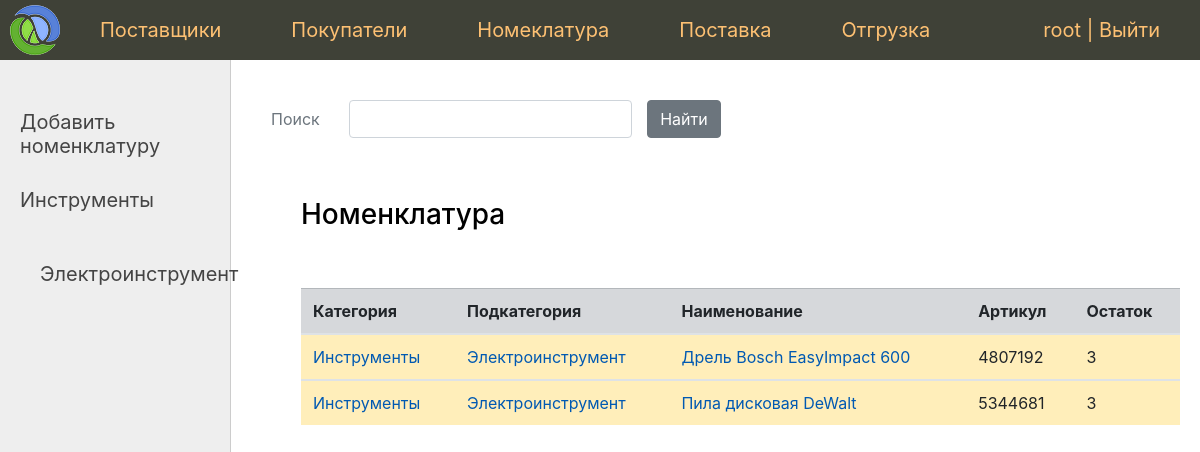
The app's page /nomenclature/ (signed in) with its own data.
### app/nomenclature/models.py (models this page shows, shortened)
class Category(models.Model):
    name = models.CharField('Категория', max_length=100, unique=True)
    def __str__(self):
        return self.name
    def get_absolute_url(self):
        return reverse('category', kwargs={'pk': self.pk})
    class Meta:
        verbose_name = 'Категория'
        verbose_name_plural = 'Категории'

class SubCategory(models.Model):
    name = models.CharField('Подкатегория', max_length=100, unique=True)
    category = models.ForeignKey(
        Category,
        on_delete=models.CASCADE,
        verbose_name='Категория'
    )
    def __str__(self):
        return self.name
    def get_absolute_url(self):
        return reverse('subcategory', kwargs={'pk': self.pk})
    class Meta:
        verbose_name = 'Подкатегория'
        verbose_name_plural = 'Подкатегории'

class Nomenclature(models.Model):
    name = models.CharField('Наименование', max_length=100)
    article = models.IntegerField('Артикул', unique=True)
    price = models.IntegerField('Цена')
    subcategory = models.ForeignKey(
        SubCategory,
        on_delete=models.CASCADE,
        verbose_name='Подкатегория'
    )
    def get_absolute_url(self):
        return reverse('nomenclature', kwargs={'pk': self.pk})
    class Meta:
        verbose_name = 'Номенклатура'
        verbose_name_plural = 'Номенклатура'

### app/nomenclature/views.py (the view)
# urls.py: path('nomenclature/', NomenclatureListView.as_view(),
class NomenclatureListView(SuperUserRequiredMixin, DataMixin, ListView):
    model = Nomenclature
    template_name = 'nomenclature/list.html'
    context_object_name = 'nomenclatures'
    def get_context_data(self, *, object_list=None, **kwargs):
        context = super().get_context_data(**kwargs)
        context.update(
            self.get_user_context(
                title='Номенклатура',
                subcats=get_subcats(),
                search_form=SearchForm(data=self.request.GET)
            )
        )
        return context
    def get_queryset(self):
        query = self.request.GET.get('search', '')
        return get_nomenclatures_list(query)

### app/core/forms.py
class SearchForm(forms.Form):
    search = forms.CharField(
        label='Поиск',
        widget=forms.TextInput(
            attrs={'class': 'form-control'}
        )
    )

### app/core/mixin.py (called while the page is built)
    def dispatch(self, request, *args, **kwargs):
        if not request.user.is_superuser:
            return self.handle_no_permission()
        return super().dispatch(request, *args, **kwargs)

    def get_user_context(self, **kwargs):
        context = kwargs
        if self.request.user.is_superuser:
            context['menu'] = menu
        return context

### app/nomenclature/services.py (called while the page is built)
def get_subcats():
    return SubCategory.objects.annotate(
        total=Count('nomenclature')).filter(
        total__gt=0).order_by('category__name', 'name')

def get_nomenclatures_list(query):
    return Nomenclature.objects.filter(name__icontains=query).annotate(
        store_amount=F('store__amount')).order_by(
        'subcategory__category__name',
        'subcategory__name',
        'name'
    )

### app/nomenclature/templates/nomenclature/list.html
{% extends 'core/base.html' %}
{% block left_menu %}
    <ul id="left-chapters">
        <li><a href="{% url 'nomenklature_add' %}">Добавить номенклатуру</a></li>
        {% regroup subcats by category as categories %}
        {% for category in categories %}
            <li><a href="{{ category.grouper.get_absolute_url }}">{{ category.grouper }}</a></li>
            <ul>
                {% for subcategory in category.list %}
                    <li><a href="{{ subcategory.get_absolute_url }}">{{ subcategory }}</a></li>
                {% endfor %}
            </ul>
        {% endfor %}
    </ul>
{% endblock %}
{% block breadcrumbs %}
    {% include 'core/search.html' %}
{% endblock %}
{% block content %}
    <h3>{{ title }}</h3>
    <br><br>
    <table class="table">
    <thead>
        <tr class="table-secondary">
            <th scope="col">Категория</th>
            <th scope="col">Подкатегория</th>
            <th scope="col">Наименование</th>
            <th scope="col">Артикул</th>
            <th scope="col">Остаток</th>
        </tr>
    </thead>
        {% regroup nomenclatures by subcategory.category as categories %}
        {% for category in categories %}
            <tbody>
            {% regroup category.list by subcategory as subcategories %}
            {% for subcategory in subcategories %}
                {% for nomenclature in subcategory.list %}
                    {% if nomenclature.store_amount > 5 %}
                        <tr>
                    {% elif nomenclature.store_amount %}
                        <tr class="table-warning">
                    {% else %}
                        <tr class="table-danger">
                    {% endif %}
                        <td><a href="{{ category.grouper.get_absolute_url }}">{{ category.grouper }}</a></td>
                        <td><a href="{{ subcategory.grouper.get_absolute_url }}">{{ subcategory.grouper }}</a></td>
                        <td><a href="{{ nomenclature.get_absolute_url }}">{{ nomenclature.name }}</a></td>
                        <td>{{ nomenclature.article }}</td>
                        <td>{{ nomenclature.store_amount }}</td>
                    </tr>
                    </tbody>
                {% endfor %}
            {% endfor %}
        {% endfor %}
    </table>
{% endblock %}

### app/core/templates/core/base.html (shortened to what this page needs)
{% load static %}
{% load bootstrap4 %}
{% bootstrap_css %}
<!DOCTYPE html>
<html>
<head>
	<link type="text/css" href="{% static 'sklad/css/styles.css' %}" rel="stylesheet" />
</head>
<body>
<table class="table-page" border=0 cellpadding="0" cellspacing="0">
<tr>
    <td valign=top>
    {% block mainmenu %}
        <div class="header">
            <ul id="mainmenu" class="mainmenu">
                <li class="logo">
                    <a href="{% url 'home' %}"><div class="logo"></div></a>
                </li>
                {% for m in menu %}
                    <li><a href="{% url m.url_name %}">{{m.title}}</a></li>
                {% endfor %}
                {% if request.user.is_authenticated %}
                    <li class="last">{{ user.username }} | <a href="{% url 'logout' %}">Выйти</a></li>
                {% else %}
                    <li class="last"><a href="{% url 'login' %}">Войти</a></li>
                {% endif %}
            </ul>
        </div>
    {% endblock mainmenu %}
<table class="table-content" border=0 cellpadding="0" cellspacing="0">
<tr>
	<td valign="top" class="left-chapters">
        {% block left_menu %}{% endblock %}
    </td>
    <td valign="top" class="content">
	    {% block breadcrumbs %}
	    {% endblock %}
	<div class="content-text">
        {% block content %}
        {% endblock %}
	</div>
</td></tr></table>
</td></tr>
</table>
</body>
</html>

### app/core/static/sklad/css/styles.css (style rules this page uses)
html, body { margin: 0; padding: 0; height: 100%; width: 100%; color: #444; }
a { color: #0059b2; text-decoration: none; }
.table-page { width: 100%; height: 100%; vertical-align: top; }
.table-page tr { height: 100%; }
.header { background: #3F4137; height: 60px; }
.logo { background: url('../images/logo.png') no-repeat 10px 5px; width: 70px; height: 60px; }
ul.mainmenu { list-style: none; margin: 0; padding: 0; height: 60px; color: #fdc073; font-size: 20px; overflow: hidden; }
ul.mainmenu li { float: left; margin: 18px 40px 0 30px; }
ul.mainmenu li.logo { margin: 0; }
ul.mainmenu li.last { float: right; }
ul.mainmenu li a { color: #fdc073; text-decoration: none; }
.table-content { width: 100%; min-height: 100%; height: 100%; }
.left-chapters { margin: 0; background: #eee; border-right: 1px solid #ccc; min-height: 100%; }
.left-chapters ul { width: 230px; min-height: 100%; margin: 0; padding: 20px 10px 10px 20px; list-style: none; font-size: 20px; }
.left-chapters ul li { margin: 30px 0 0 0; color: #999; }
.left-chapters ul li a { color: #444; text-decoration: none; }
.content { padding: 40px 20px 20px 40px; width: 100%; box-sizing: border-box; }
.content-text { margin: 60px 0 0 30px; color: #000; font-size: 20px; }

### records on screen
Category: grouper "Инструменты"
SubCategory: name "Электроинструмент", grouper "Электроинструмент"
Nomenclature: name "Дрель Bosch EasyImpact 600", article "4807192", store_amount "3"
Nomenclature: name "Пила дисковая DeWalt", article "5344681", store_amount "3"

### other values on screen
{{ m.title }} "Поставщики" "Покупатели" "Номеклатура" "Поставка" "Отгрузка"
{{ user.username }} "root"
{{ search_form.search.label }} "Поиск"
{{ title }} "Номенклатура"
